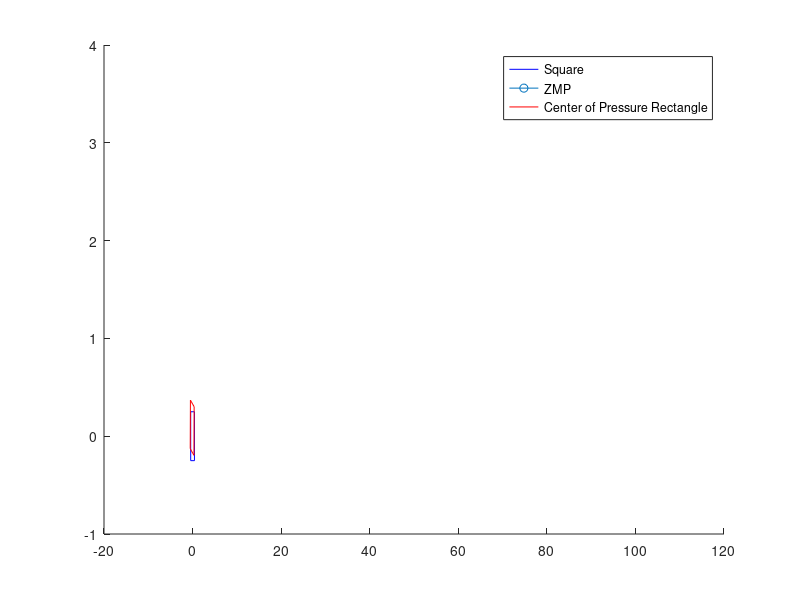

This figure's MATLAB source:
clear
clc

figure_handle = figure; % 새로운 그림 요소를 만듭니다.

while true
    roll = input('roll 값을 입력하세요: ');
    pitch = input('pitch 값을 입력하세요: ');
    yaw = input('yaw 값을 입력하세요: ');
    
    t = 0.1;
    p = roll / t;
    q = pitch / t;
    r = yaw / t;
    alpha_x = p / t;
    alpha_y = q / t;
    alpha_z = r / t;
    m = 50;
    g = 9.81;
    L = 0.85;
    W = 0.5;
    H = 1.1;
    a_Gx = 3;
    v = 4.16;
    w = 1;

    I_xx = 33.07;
    I_yy = 26.25;
    I_zz = 17.32;

    I = [I_xx 0 0; 0 I_yy 0; 0 0 I_zz];

    R = [
        1 0 0;
        0 cosd(roll) sind(roll);
        0 -sind(roll) cosd(roll)
    ] * [
        cosd(pitch) 0 -sind(pitch);
        0 1 0;
        sind(pitch) 0 cosd(pitch)
    ] * [
        cosd(yaw) sind(yaw) 0;
        -sind(yaw) cosd(yaw) 0;
        0 0 1
    ];

    x_zmp = (-2 * I_yy * alpha_y - 2 * (I_xx - I_zz) * p * r + 2 * m * g * H * sind(pitch) + 2 * m * H * a_Gx) / (2 * m * (-g * cosd(pitch) * cosd(roll)));
    y_zmp = (2 * H * m * g * cosd(pitch) * sind(roll) - 2 * I_xx * alpha_x + 2 * (I_yy - I_zz) * q * r) / (2 * m * (g * cosd(pitch)));
    result_zmp = R * [x_zmp; y_zmp; 1];
    x_zmp_mod = result_zmp(1);
    y_zmp_mod = result_zmp(2);

    x1 = -0.425;
    x2 = 0.425;
    y1 = -0.25;
    y2 = 0.25;
    cdn_mod1 = R * [x1; y1; 1];
    cdn_mod2 = R * [x1; y2; 1];
    cdn_mod3 = R * [x2; y2; 1];
    cdn_mod4 = R * [x2; y1; 1];

    hold on
    plot([x1, x1, x2, x2, x1], [y1, y2, y2, y1, y1], 'b-')
    plot(x_zmp_mod, y_zmp_mod, '-o')
    text(x_zmp_mod + 0.5, y_zmp_mod + 2, 'x_zmp, y_zmp')
    plot([cdn_mod1(1), cdn_mod2(1), cdn_mod3(1), cdn_mod4(1), cdn_mod1(1)], ...
        [cdn_mod1(2), cdn_mod2(2), cdn_mod3(2), cdn_mod4(2), cdn_mod1(2)], 'r-')
    hold off
    
    % 사용자에게 계속할 것인지 물어봅니다.
    prompt = '그래프를 계속해서 그리시겠습니까? (Y/N): ';
    answer = input(prompt, 's');
    if ~strcmpi(answer, 'y')
        break; % 사용자가 종료를 원하면 루프를 종료합니다.
    end
end


% 마지막에 그린 모든 그래픽 요소를 함께 표시합니다.
legend('Square', 'ZMP', 'Center of Pressure Rectangle')
